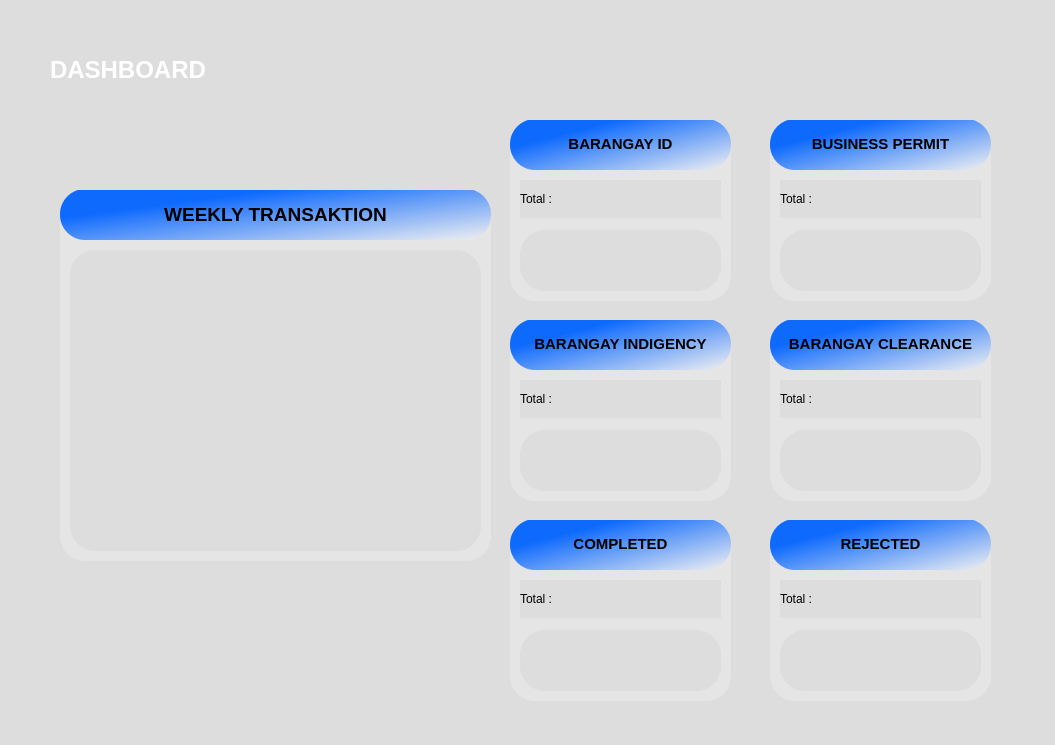
<?xml version="1.0" encoding="UTF-8"?>
<ui version="4.0">
 <class>BarangayDashboard</class>
 <widget class="QWidget" name="BarangayDashboard">
  <property name="geometry">
   <rect>
    <x>0</x>
    <y>0</y>
    <width>1055</width>
    <height>745</height>
   </rect>
  </property>
  <property name="windowTitle">
   <string>Barangay Admin Dashboard</string>
  </property>
  <property name="styleSheet">
   <string notr="true">background-color: rgb(255, 255, 255);
background-color: rgb(221, 221, 221);</string>
  </property>
  <widget class="QFrame" name="frame">
   <property name="geometry">
    <rect>
     <x>50</x>
     <y>100</y>
     <width>961</width>
     <height>641</height>
    </rect>
   </property>
   <property name="styleSheet">
    <string notr="true">border-radius: 25px;</string>
   </property>
   <property name="frameShape">
    <enum>QFrame::NoFrame</enum>
   </property>
   <widget class="QWidget" name="widget_3" native="true">
    <property name="geometry">
     <rect>
      <x>720</x>
      <y>20</y>
      <width>221</width>
      <height>181</height>
     </rect>
    </property>
    <property name="styleSheet">
     <string notr="true">background-color: rgb(229, 229, 229);</string>
    </property>
    <widget class="QLabel" name="label_7">
     <property name="geometry">
      <rect>
       <x>0</x>
       <y>-1</y>
       <width>221</width>
       <height>51</height>
      </rect>
     </property>
     <property name="styleSheet">
      <string notr="true">
QLabel{
	background-color: qlineargradient(spread:pad, x1:0.231, y1:0.310227, x2:1, y2:1, stop:0 rgba(0, 98, 255, 239), stop:1 rgba(240, 240, 240, 255));
}
</string>
     </property>
     <property name="text">
      <string>&lt;html&gt;&lt;head/&gt;&lt;body&gt;&lt;p align=&quot;center&quot;&gt;&lt;span style=&quot; font-size:11pt; font-weight:696;&quot;&gt;BUSINESS PERMIT&lt;/span&gt;&lt;/p&gt;&lt;/body&gt;&lt;/html&gt;</string>
     </property>
    </widget>
    <widget class="QLabel" name="label_6">
     <property name="geometry">
      <rect>
       <x>10</x>
       <y>110</y>
       <width>201</width>
       <height>61</height>
      </rect>
     </property>
     <property name="styleSheet">
      <string notr="true">background-color: rgb(221, 221, 221);
font: 11pt &quot;Sitka&quot;;
</string>
     </property>
     <property name="text">
      <string/>
     </property>
    </widget>
    <widget class="QLabel" name="label_14">
     <property name="geometry">
      <rect>
       <x>10</x>
       <y>60</y>
       <width>201</width>
       <height>38</height>
      </rect>
     </property>
     <property name="styleSheet">
      <string notr="true">background-color: rgb(221, 221, 221);
font: 11pt &quot;Sitka&quot;;
</string>
     </property>
     <property name="text">
      <string>Total : </string>
     </property>
    </widget>
   </widget>
   <widget class="QWidget" name="widget_4" native="true">
    <property name="geometry">
     <rect>
      <x>460</x>
      <y>20</y>
      <width>221</width>
      <height>181</height>
     </rect>
    </property>
    <property name="styleSheet">
     <string notr="true">background-color: rgb(229, 229, 229);</string>
    </property>
    <widget class="QLabel" name="label_8">
     <property name="geometry">
      <rect>
       <x>0</x>
       <y>-1</y>
       <width>221</width>
       <height>51</height>
      </rect>
     </property>
     <property name="styleSheet">
      <string notr="true">
QLabel{
	background-color: qlineargradient(spread:pad, x1:0.231, y1:0.310227, x2:1, y2:1, stop:0 rgba(0, 98, 255, 239), stop:1 rgba(240, 240, 240, 255));
}
</string>
     </property>
     <property name="text">
      <string>&lt;html&gt;&lt;head/&gt;&lt;body&gt;&lt;p align=&quot;center&quot;&gt;&lt;span style=&quot; font-size:11pt; font-weight:696;&quot;&gt;BARANGAY ID&lt;/span&gt;&lt;/p&gt;&lt;/body&gt;&lt;/html&gt;</string>
     </property>
    </widget>
    <widget class="QLabel" name="label_4">
     <property name="geometry">
      <rect>
       <x>10</x>
       <y>60</y>
       <width>201</width>
       <height>38</height>
      </rect>
     </property>
     <property name="styleSheet">
      <string notr="true">background-color: rgb(221, 221, 221);
font: 11pt &quot;Sitka&quot;;
</string>
     </property>
     <property name="text">
      <string>Total : </string>
     </property>
    </widget>
    <widget class="QLabel" name="label_5">
     <property name="geometry">
      <rect>
       <x>10</x>
       <y>110</y>
       <width>201</width>
       <height>61</height>
      </rect>
     </property>
     <property name="styleSheet">
      <string notr="true">background-color: rgb(221, 221, 221);
font: 11pt &quot;Sitka&quot;;
</string>
     </property>
     <property name="text">
      <string/>
     </property>
    </widget>
   </widget>
   <widget class="QWidget" name="widget_5" native="true">
    <property name="geometry">
     <rect>
      <x>460</x>
      <y>220</y>
      <width>221</width>
      <height>181</height>
     </rect>
    </property>
    <property name="styleSheet">
     <string notr="true">background-color: rgb(229, 229, 229);</string>
    </property>
    <widget class="QLabel" name="label_9">
     <property name="geometry">
      <rect>
       <x>0</x>
       <y>-1</y>
       <width>221</width>
       <height>51</height>
      </rect>
     </property>
     <property name="styleSheet">
      <string notr="true">
QLabel{
	background-color: qlineargradient(spread:pad, x1:0.231, y1:0.310227, x2:1, y2:1, stop:0 rgba(0, 98, 255, 239), stop:1 rgba(240, 240, 240, 255));
}
</string>
     </property>
     <property name="text">
      <string>&lt;html&gt;&lt;head/&gt;&lt;body&gt;&lt;p align=&quot;center&quot;&gt;&lt;span style=&quot; font-size:11pt; font-weight:696;&quot;&gt;BARANGAY INDIGENCY&lt;/span&gt;&lt;/p&gt;&lt;/body&gt;&lt;/html&gt;</string>
     </property>
    </widget>
    <widget class="QLabel" name="label_15">
     <property name="geometry">
      <rect>
       <x>10</x>
       <y>60</y>
       <width>201</width>
       <height>38</height>
      </rect>
     </property>
     <property name="styleSheet">
      <string notr="true">background-color: rgb(221, 221, 221);
font: 11pt &quot;Sitka&quot;;
</string>
     </property>
     <property name="text">
      <string>Total : </string>
     </property>
    </widget>
    <widget class="QLabel" name="label_19">
     <property name="geometry">
      <rect>
       <x>10</x>
       <y>110</y>
       <width>201</width>
       <height>61</height>
      </rect>
     </property>
     <property name="styleSheet">
      <string notr="true">background-color: rgb(221, 221, 221);
font: 11pt &quot;Sitka&quot;;
</string>
     </property>
     <property name="text">
      <string/>
     </property>
    </widget>
   </widget>
   <widget class="QWidget" name="widget_7" native="true">
    <property name="geometry">
     <rect>
      <x>10</x>
      <y>90</y>
      <width>431</width>
      <height>371</height>
     </rect>
    </property>
    <property name="styleSheet">
     <string notr="true">background-color: rgb(229, 229, 229);</string>
    </property>
    <widget class="QLabel" name="label_11">
     <property name="geometry">
      <rect>
       <x>0</x>
       <y>-1</y>
       <width>431</width>
       <height>51</height>
      </rect>
     </property>
     <property name="styleSheet">
      <string notr="true">
QLabel{
	background-color: qlineargradient(spread:pad, x1:0.231, y1:0.310227, x2:1, y2:1, stop:0 rgba(0, 98, 255, 239), stop:1 rgba(240, 240, 240, 255));
}
</string>
     </property>
     <property name="text">
      <string>&lt;html&gt;&lt;head/&gt;&lt;body&gt;&lt;p align=&quot;center&quot;&gt;&lt;span style=&quot; font-size:14pt; font-weight:700;&quot;&gt;WEEKLY TRANSAKTION&lt;/span&gt;&lt;/p&gt;&lt;/body&gt;&lt;/html&gt;</string>
     </property>
    </widget>
    <widget class="QLabel" name="label_2">
     <property name="geometry">
      <rect>
       <x>10</x>
       <y>60</y>
       <width>411</width>
       <height>301</height>
      </rect>
     </property>
     <property name="styleSheet">
      <string notr="true">background-color: rgb(221, 221, 221);
font: 11pt &quot;Sitka&quot;;
</string>
     </property>
     <property name="text">
      <string/>
     </property>
    </widget>
   </widget>
   <widget class="QWidget" name="widget_6" native="true">
    <property name="geometry">
     <rect>
      <x>720</x>
      <y>220</y>
      <width>221</width>
      <height>181</height>
     </rect>
    </property>
    <property name="styleSheet">
     <string notr="true">background-color: rgb(229, 229, 229);</string>
    </property>
    <widget class="QLabel" name="label_10">
     <property name="geometry">
      <rect>
       <x>0</x>
       <y>-1</y>
       <width>221</width>
       <height>51</height>
      </rect>
     </property>
     <property name="styleSheet">
      <string notr="true">
QLabel{
	background-color: qlineargradient(spread:pad, x1:0.231, y1:0.310227, x2:1, y2:1, stop:0 rgba(0, 98, 255, 239), stop:1 rgba(240, 240, 240, 255));
}
</string>
     </property>
     <property name="text">
      <string>&lt;html&gt;&lt;head/&gt;&lt;body&gt;&lt;p align=&quot;center&quot;&gt;&lt;span style=&quot; font-size:11pt; font-weight:696;&quot;&gt;BARANGAY CLEARANCE&lt;/span&gt;&lt;/p&gt;&lt;/body&gt;&lt;/html&gt;</string>
     </property>
    </widget>
    <widget class="QLabel" name="label_16">
     <property name="geometry">
      <rect>
       <x>10</x>
       <y>60</y>
       <width>201</width>
       <height>38</height>
      </rect>
     </property>
     <property name="styleSheet">
      <string notr="true">background-color: rgb(221, 221, 221);
font: 11pt &quot;Sitka&quot;;
</string>
     </property>
     <property name="text">
      <string>Total : </string>
     </property>
    </widget>
    <widget class="QLabel" name="label_20">
     <property name="geometry">
      <rect>
       <x>10</x>
       <y>110</y>
       <width>201</width>
       <height>61</height>
      </rect>
     </property>
     <property name="styleSheet">
      <string notr="true">background-color: rgb(221, 221, 221);
font: 11pt &quot;Sitka&quot;;
</string>
     </property>
     <property name="text">
      <string/>
     </property>
    </widget>
   </widget>
   <widget class="QWidget" name="widget_8" native="true">
    <property name="geometry">
     <rect>
      <x>460</x>
      <y>420</y>
      <width>221</width>
      <height>181</height>
     </rect>
    </property>
    <property name="styleSheet">
     <string notr="true">background-color: rgb(229, 229, 229);</string>
    </property>
    <widget class="QLabel" name="label_12">
     <property name="geometry">
      <rect>
       <x>0</x>
       <y>-1</y>
       <width>221</width>
       <height>51</height>
      </rect>
     </property>
     <property name="styleSheet">
      <string notr="true">
QLabel{
	background-color: qlineargradient(spread:pad, x1:0.231, y1:0.310227, x2:1, y2:1, stop:0 rgba(0, 98, 255, 239), stop:1 rgba(240, 240, 240, 255));
}
</string>
     </property>
     <property name="text">
      <string>&lt;html&gt;&lt;head/&gt;&lt;body&gt;&lt;p align=&quot;center&quot;&gt;&lt;span style=&quot; font-size:11pt; font-weight:696;&quot;&gt;COMPLETED&lt;/span&gt;&lt;/p&gt;&lt;/body&gt;&lt;/html&gt;</string>
     </property>
    </widget>
    <widget class="QLabel" name="label_17">
     <property name="geometry">
      <rect>
       <x>10</x>
       <y>60</y>
       <width>201</width>
       <height>38</height>
      </rect>
     </property>
     <property name="styleSheet">
      <string notr="true">background-color: rgb(221, 221, 221);
font: 11pt &quot;Sitka&quot;;
</string>
     </property>
     <property name="text">
      <string>Total : </string>
     </property>
    </widget>
    <widget class="QLabel" name="label_21">
     <property name="geometry">
      <rect>
       <x>10</x>
       <y>110</y>
       <width>201</width>
       <height>61</height>
      </rect>
     </property>
     <property name="styleSheet">
      <string notr="true">background-color: rgb(221, 221, 221);
font: 11pt &quot;Sitka&quot;;
</string>
     </property>
     <property name="text">
      <string/>
     </property>
    </widget>
   </widget>
   <widget class="QWidget" name="widget_9" native="true">
    <property name="geometry">
     <rect>
      <x>720</x>
      <y>420</y>
      <width>221</width>
      <height>181</height>
     </rect>
    </property>
    <property name="styleSheet">
     <string notr="true">background-color: rgb(229, 229, 229);</string>
    </property>
    <widget class="QLabel" name="label_13">
     <property name="geometry">
      <rect>
       <x>0</x>
       <y>-1</y>
       <width>221</width>
       <height>51</height>
      </rect>
     </property>
     <property name="styleSheet">
      <string notr="true">
QLabel{
	background-color: qlineargradient(spread:pad, x1:0.231, y1:0.310227, x2:1, y2:1, stop:0 rgba(0, 98, 255, 239), stop:1 rgba(240, 240, 240, 255));
}
</string>
     </property>
     <property name="text">
      <string>&lt;html&gt;&lt;head/&gt;&lt;body&gt;&lt;p align=&quot;center&quot;&gt;&lt;span style=&quot; font-size:11pt; font-weight:696;&quot;&gt;REJECTED&lt;/span&gt;&lt;/p&gt;&lt;/body&gt;&lt;/html&gt;</string>
     </property>
    </widget>
    <widget class="QLabel" name="label_18">
     <property name="geometry">
      <rect>
       <x>10</x>
       <y>60</y>
       <width>201</width>
       <height>38</height>
      </rect>
     </property>
     <property name="styleSheet">
      <string notr="true">background-color: rgb(221, 221, 221);
font: 11pt &quot;Sitka&quot;;
</string>
     </property>
     <property name="text">
      <string>Total : </string>
     </property>
    </widget>
    <widget class="QLabel" name="label_22">
     <property name="geometry">
      <rect>
       <x>10</x>
       <y>110</y>
       <width>201</width>
       <height>61</height>
      </rect>
     </property>
     <property name="styleSheet">
      <string notr="true">background-color: rgb(221, 221, 221);
font: 11pt &quot;Sitka&quot;;
</string>
     </property>
     <property name="text">
      <string/>
     </property>
    </widget>
   </widget>
  </widget>
  <widget class="QLabel" name="label_3">
   <property name="geometry">
    <rect>
     <x>50</x>
     <y>30</y>
     <width>961</width>
     <height>81</height>
    </rect>
   </property>
   <property name="styleSheet">
    <string notr="true">QLabel {
    background: qlineargradient(
        spread:pad,
        x1:0, y1:0,
        x2:0, y2:1,
        stop:0 #0d47a1,
        stop:1 #1976d2
    );
    border-radius: 0px;
}

QLabel {
    color: white;
    font-weight: bold;
}</string>
   </property>
   <property name="text">
    <string>&lt;html&gt;&lt;head/&gt;&lt;body&gt;&lt;p&gt;&lt;span style=&quot; font-size:18pt;&quot;&gt;DASHBOARD&lt;/span&gt;&lt;/p&gt;&lt;/body&gt;&lt;/html&gt;</string>
   </property>
  </widget>
 </widget>
 <resources/>
 <connections/>
</ui>
